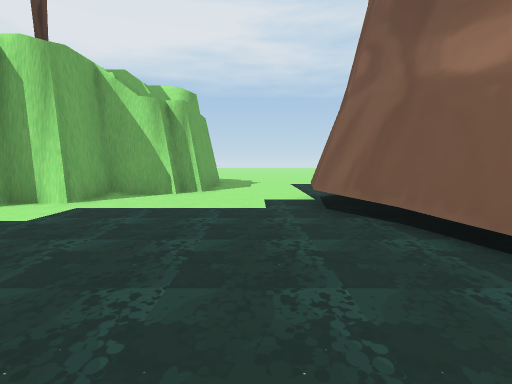
view 1 (above)

24 first-person views from a walk through a 3-D level made in the Unity game engine. The camera is 1.4 m above the floor, tilts 6° down and sees 85° across. The floor is counted in squares, 2 m on a side. Each view is taken from the middle of a square. On the plan, view 1 faces up. The plan holds only what a view shows up to about 9 squares ahead; the rest is blank. The place goes on beyond the plan. The player character is not drawn.

view 2
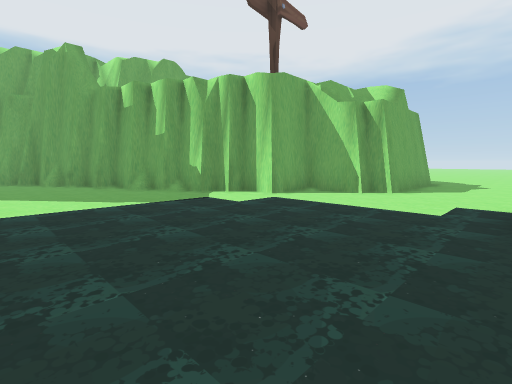

view 3
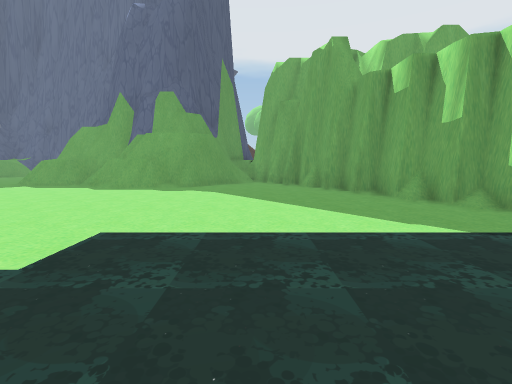

view 4
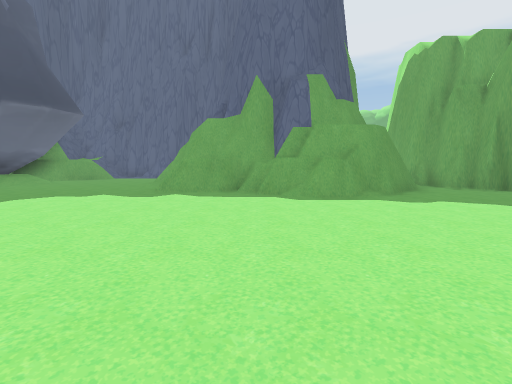

view 5
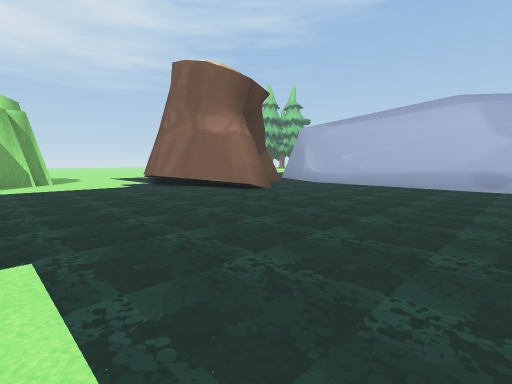

view 6
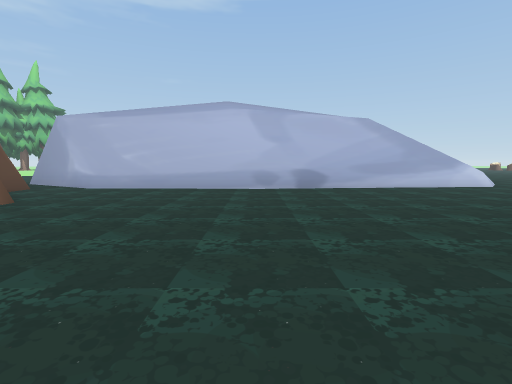

view 7
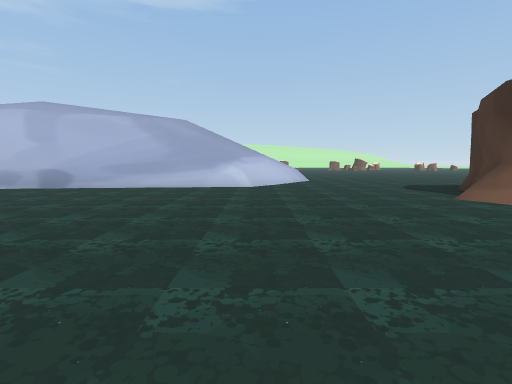

view 8
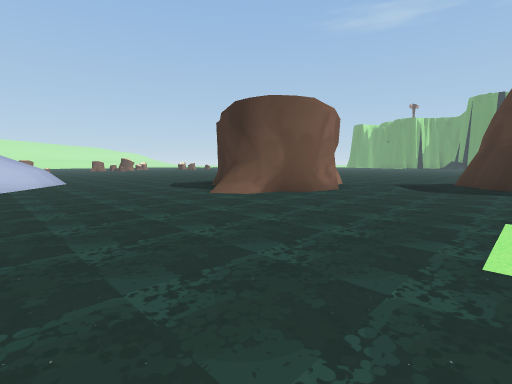

view 9
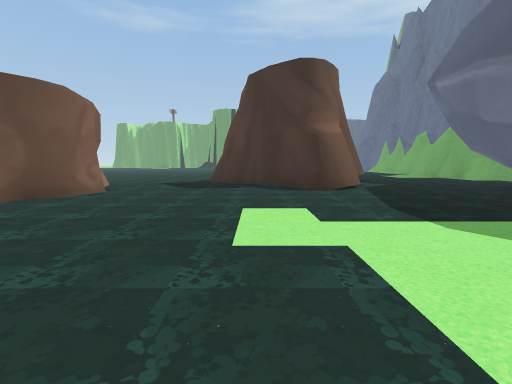

view 10
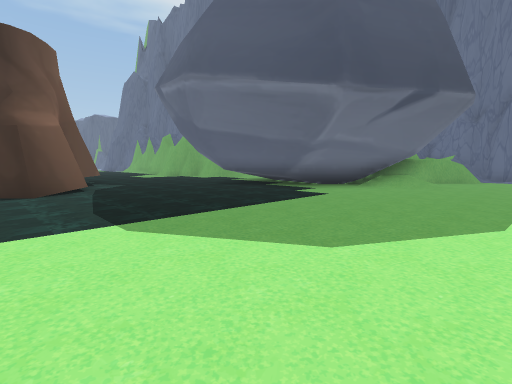

view 11
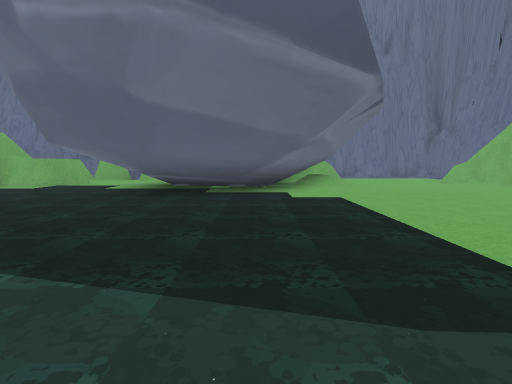

view 12
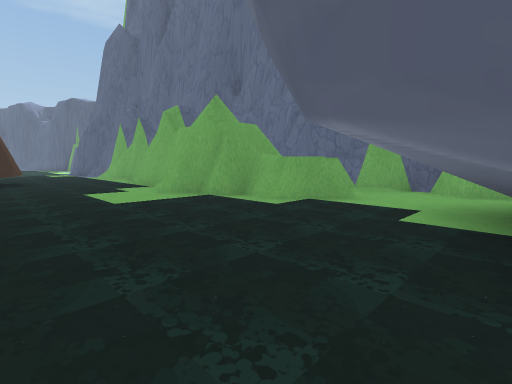

view 13
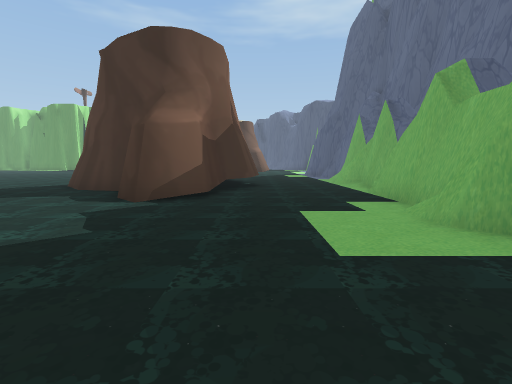

view 14
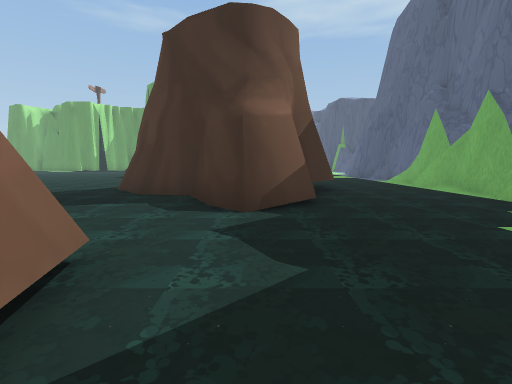

view 15
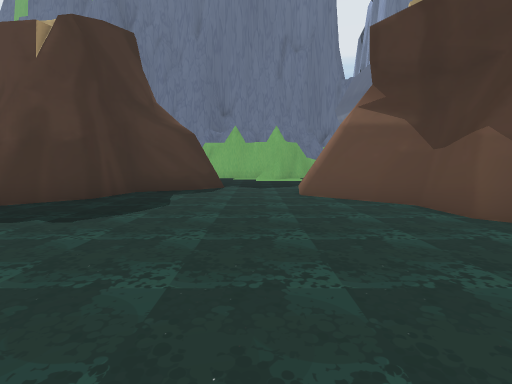

view 16
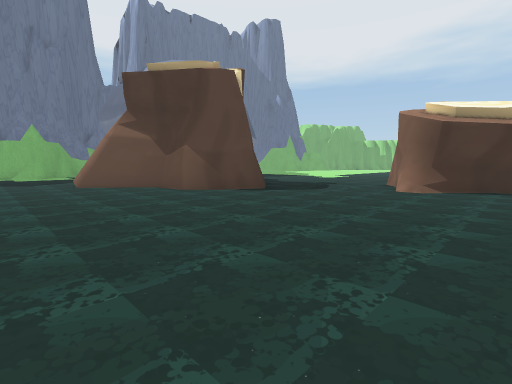

view 17
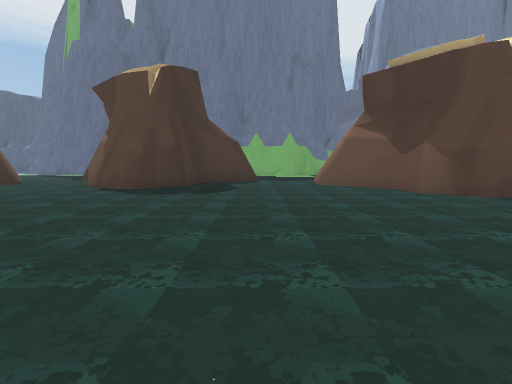

view 18
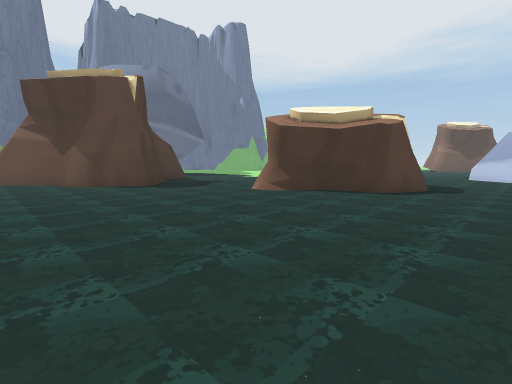

view 19
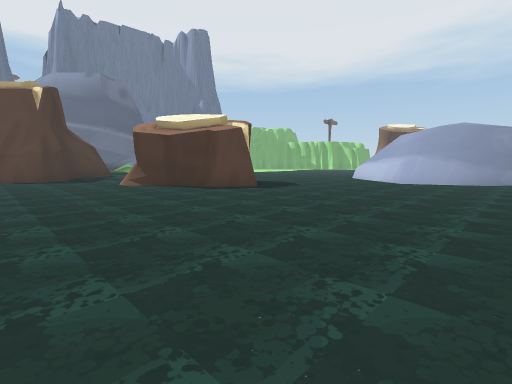

view 20
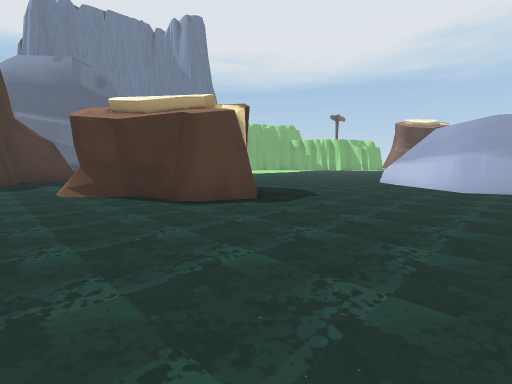

view 21
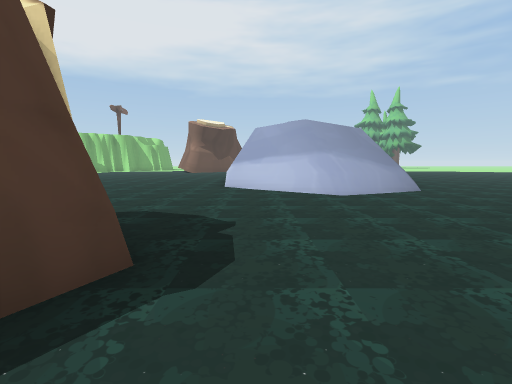

view 22
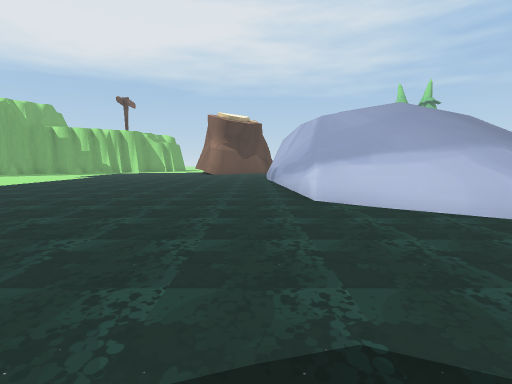

view 23
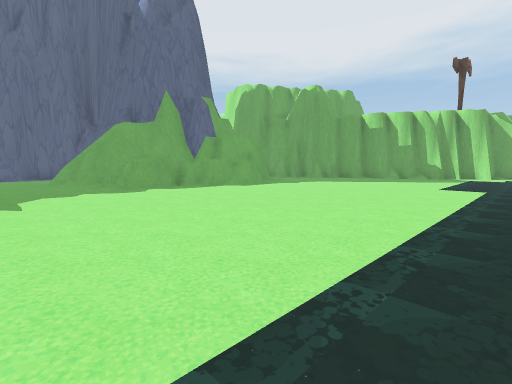

view 24
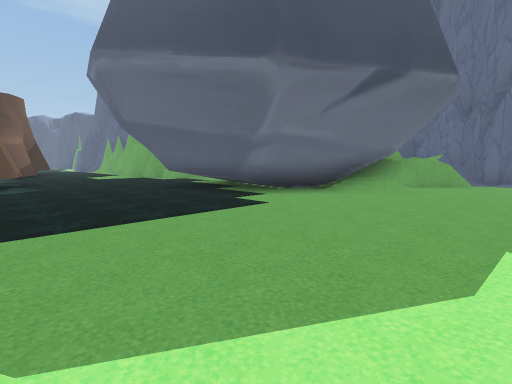

### Floor plan
Key: @ floor where view 1 was taken; # wall or solid block; . floor; / step, stairs or slope; = window, fence, low wall or low ledge; v drop or lower ground.
Columns run from 15 left of view 1 to 12 right of it. Each row starts with its distance up from view 1.
 10              #...
  9              #...
  8              #...
  7            ###...
  6            #.....
  5           ##....#
  4         ###.....##    #
  3       ###........#  ###
  2      ##..........##..#/
  1    ###...............#/
  0    #...........@.....#v
 -1    ###...............#v
 -2      #...............#v/
 -3      ##..............#v/
 -4      ##..............#v
 -5      #...............#v
 -6     ##...............#v
 -7    ###...............#/////
 -8   ##.................v/////
 -9   ...................#//////
-10 .....................//////.
-11 ....................../=///.
-12 =../....................=...
-13  ####.......................
-14  #####......................
-15     ###...........##........
-16      ##..........#####......
-17      ##..........####.......
-18    ####...###.../.##........
-19 ######....####..............
-20 #........##  ##.............
-21 ##=#.....#   ##.............
-22  ####.....  ##..............
-23   ###.....###...........
-24     #...................
-25     #................
-26     #................
-27     #...###.........
-28    ##...####.......
-29     #..##  ##.....
-30     #..#   ##....
-31     #...   #....

Where each view was taken, in squares from view 1:
view 1: 0 up, 0 right, facing up
view 2: 0 up, 1 right, facing up-left
view 3: 0 up, 1 left, facing left
view 4: 5 down, 3 left, facing left
view 5: 4 down, 3 left, facing up-right
view 6: 3 down, 2 left, facing right
view 7: 10 down, 2 left, facing right
view 8: 10 down, 2 left, facing down-right
view 9: 10 down, 2 left, facing down
view 10: 10 down, 3 left, facing down-left
view 11: 15 down, 3 left, facing left
view 12: 18 down, 7 left, facing down-left
view 13: 21 down, 8 left, facing down
view 14: 22 down, 6 left, facing down
view 15: 25 down, 2 right, facing left
view 16: 26 down, 5 right, facing up-left
view 17: 26 down, 5 right, facing left
view 18: 24 down, 8 right, facing up-left
view 19: 22 down, 12 right, facing up-left
view 20: 20 down, 10 right, facing up-left
view 21: 18 down, 7 right, facing up
view 22: 15 down, 5 right, facing up
view 23: 10 down, 2 left, facing up-left
view 24: 10 down, 5 left, facing down-left
